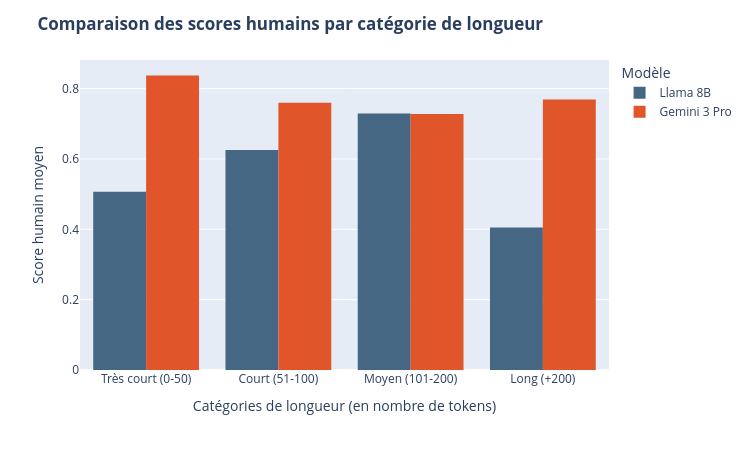

Notebook code for this chart:
### Code cell
# Graphique combiné
fig = px.histogram(
    df_compare,
    x="contrib_tokens_bins_fixe",
    y="score_humain",
    histfunc="avg",
    color="Modèle",
    color_discrete_map={
        "Llama 8B": "#466784",
        "Gemini 3 Pro": "#e1552a"
    },
    barmode="group",   # barres côte à côte
    category_orders={
        "contrib_tokens_bins_fixe": [
            "Très court (0-50)",
            "Court (51-100)",
            "Moyen (101-200)",
            "Long (+200)"
        ]
    }
)

fig.update_layout(
    title="<b>Comparaison des scores humains par catégorie de longueur</b>",
    xaxis_title="Catégories de longueur (en nombre de tokens)",
    yaxis_title="Score humain moyen",
    width=750,
    height=450
)

fig.update_traces(
    hovertemplate="Score humain = %{y:.2f}<extra></extra>"
)

fig.show()

### Figure 1 — Plotly figure (JSON) as saved in the notebook; plotly's stock layout.template omitted (floating-point values rounded to 4 significant figures; data arrays with more than 128 entries replaced by an {"elided": "..."} marker saying what was removed)
{"data": [{"alignmentgroup": "True", "bingroup": "x", "histfunc": "avg", "hovertemplate": "Score humain = %{y:.2f}<extra></extra>", "legendgroup": "Llama 8B", "marker": {"color": "#466784", "pattern": {"shape": ""}}, "name": "Llama 8B", "offsetgroup": "Llama 8B", "orientation": "v", "showlegend": true, "type": "histogram", "x": {"elided": "200 str values"}, "xaxis": "x", "y": {"elided": "200 float values"}, "yaxis": "y"}, {"alignmentgroup": "True", "bingroup": "x", "histfunc": "avg", "hovertemplate": "Score humain = %{y:.2f}<extra></extra>", "legendgroup": "Gemini 3 Pro", "marker": {"color": "#e1552a", "pattern": {"shape": ""}}, "name": "Gemini 3 Pro", "offsetgroup": "Gemini 3 Pro", "orientation": "v", "showlegend": true, "type": "histogram", "x": {"elided": "200 str values"}, "xaxis": "x", "y": {"elided": "200 float values"}, "yaxis": "y"}], "layout": {"barmode": "group", "height": 450, "legend": {"title": {"text": "Modèle"}, "tracegroupgap": 0}, "margin": {"t": 60}, "title": {"text": "<b>Comparaison des scores humains par catégorie de longueur</b>"}, "width": 750, "xaxis": {"anchor": "y", "categoryarray": ["Très court (0-50)", "Court (51-100)", "Moyen (101-200)", "Long (+200)"], "categoryorder": "array", "domain": [0, 1], "title": {"text": "Catégories de longueur (en nombre de tokens)"}}, "yaxis": {"anchor": "x", "domain": [0, 1], "title": {"text": "Score humain moyen"}}}}
